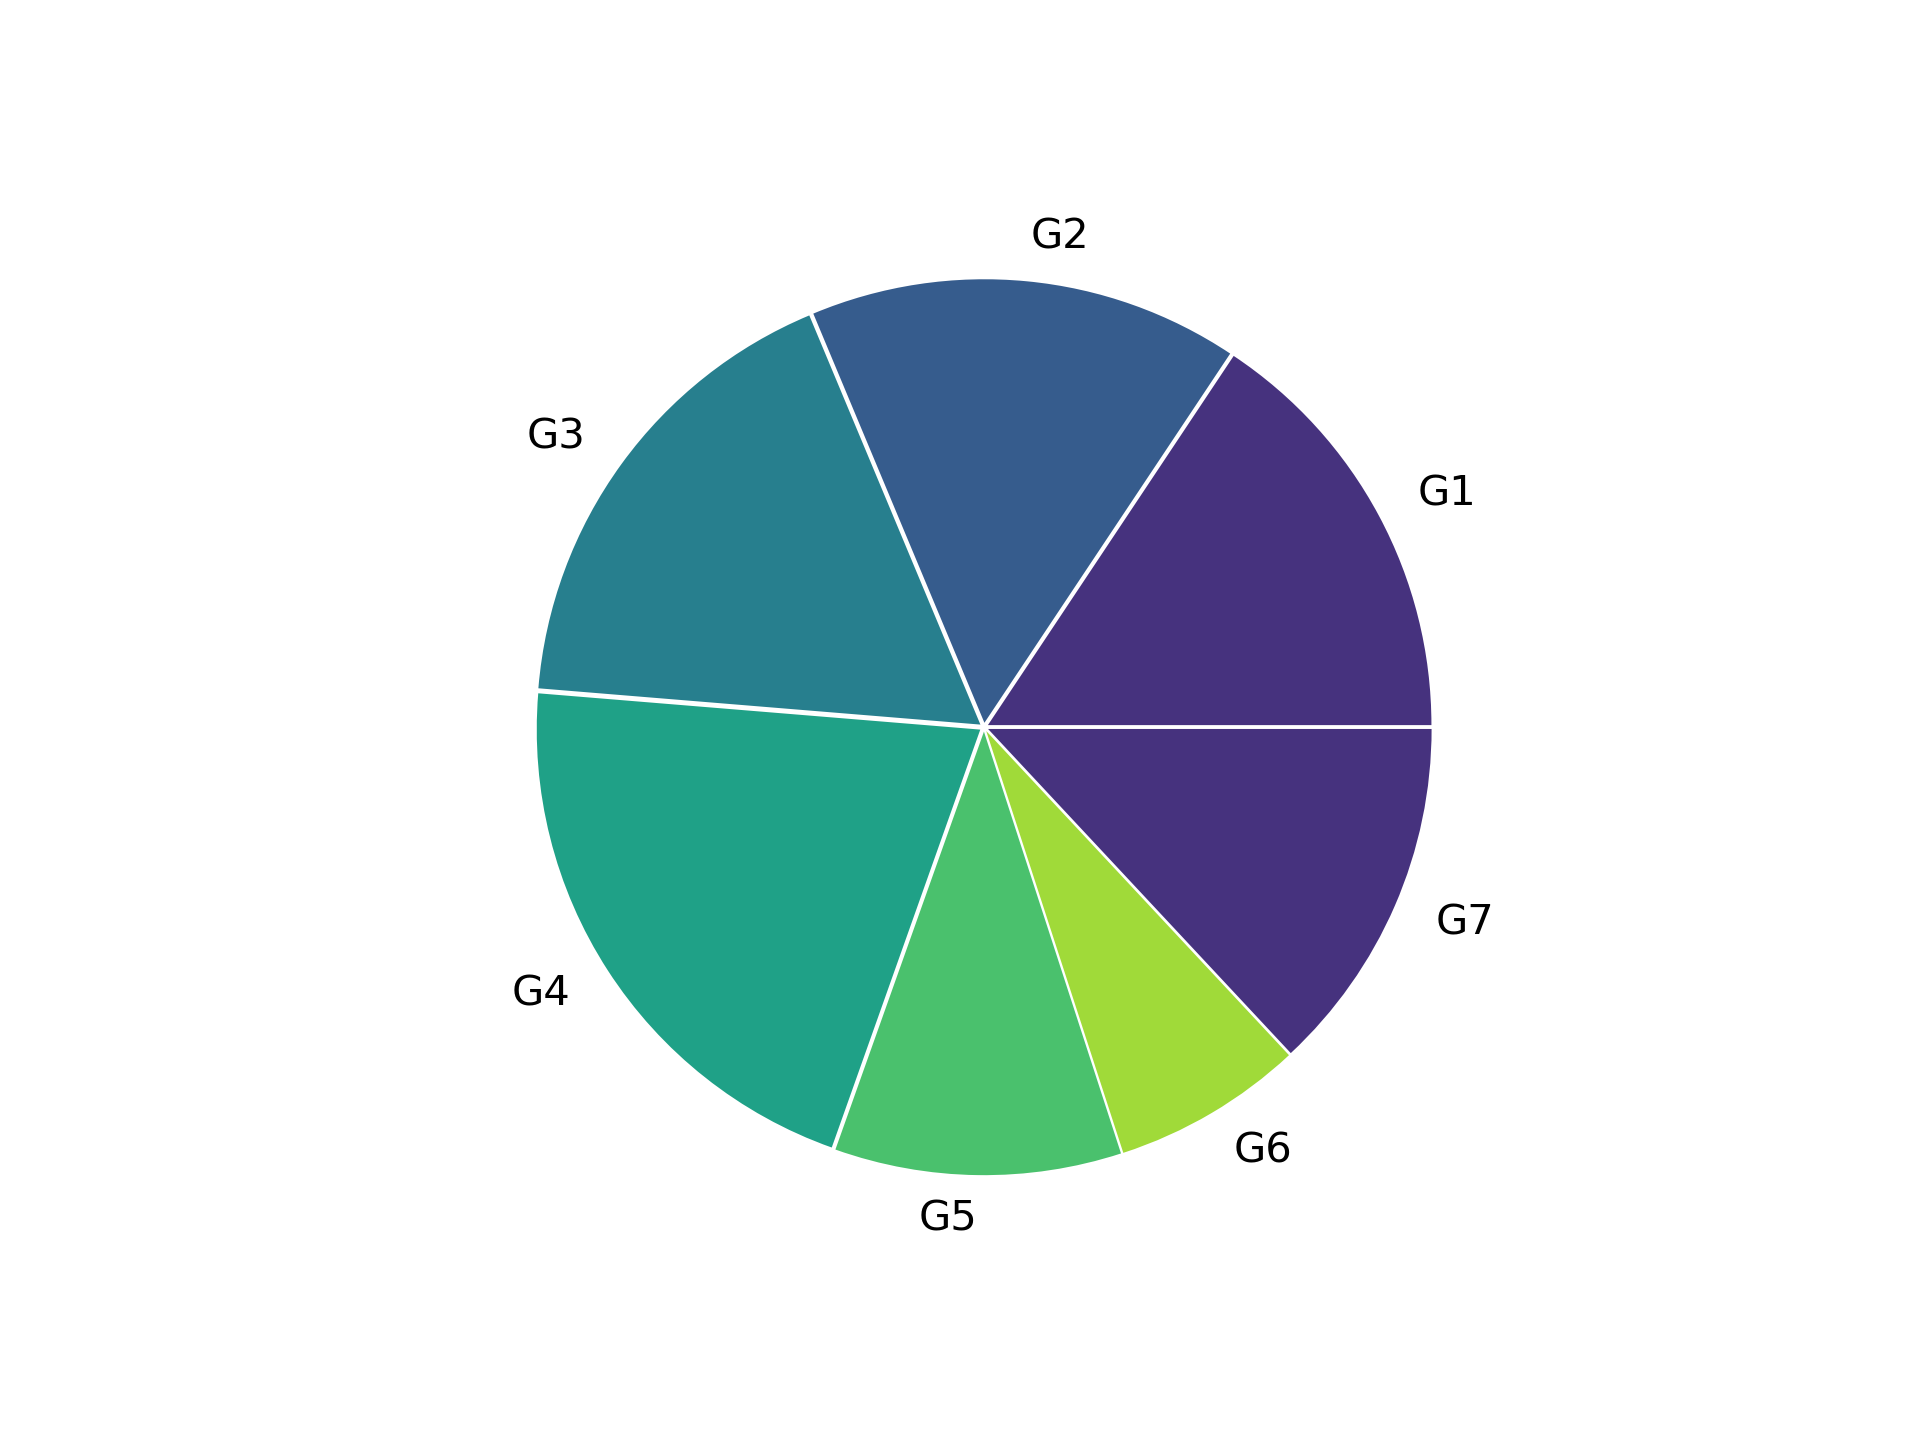

Reproduce this figure in Python.
from matplotlib import pyplot as plt
import seaborn as sns
colors = sns.color_palette('viridis')[0:6]
x = [36, 36, 40, 48, 24, 16, 30]
lab = 'G1,G2,G3,G4,G5,G6,G7'.split(',')
explode = [0.01] * 7
plt.pie(x, labels = lab, colors = colors, explode = explode)
plt.savefig('pie_quart.png', dpi = 300)
plt.clf()